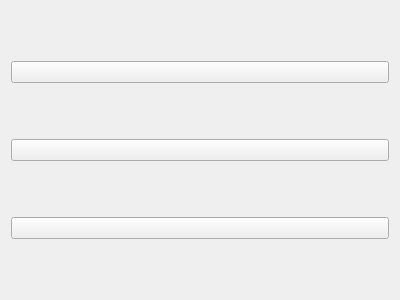
<?xml version="1.0" encoding="UTF-8"?>
<ui version="4.0">
 <class>Form</class>
 <widget class="QWidget" name="Form">
  <property name="geometry">
   <rect>
    <x>0</x>
    <y>0</y>
    <width>400</width>
    <height>300</height>
   </rect>
  </property>
  <property name="windowTitle">
   <string>Form</string>
  </property>
  <layout class="QVBoxLayout" name="verticalLayout">
   <item>
    <widget class="QPushButton" name="button_play">
     <property name="text">
      <string/>
     </property>
    </widget>
   </item>
   <item>
    <widget class="QPushButton" name="button_pause">
     <property name="text">
      <string/>
     </property>
    </widget>
   </item>
   <item>
    <widget class="QPushButton" name="button_stop">
     <property name="text">
      <string/>
     </property>
    </widget>
   </item>
  </layout>
 </widget>
 <resources/>
 <connections/>
</ui>
